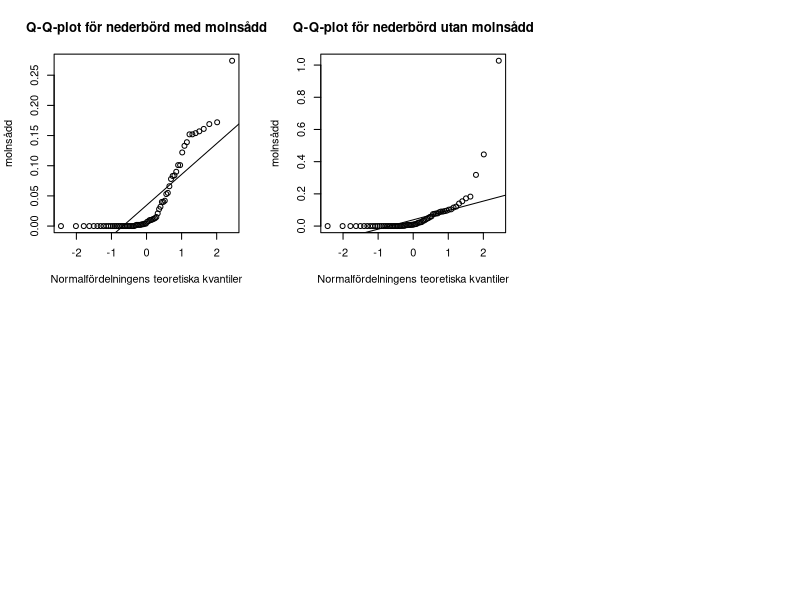
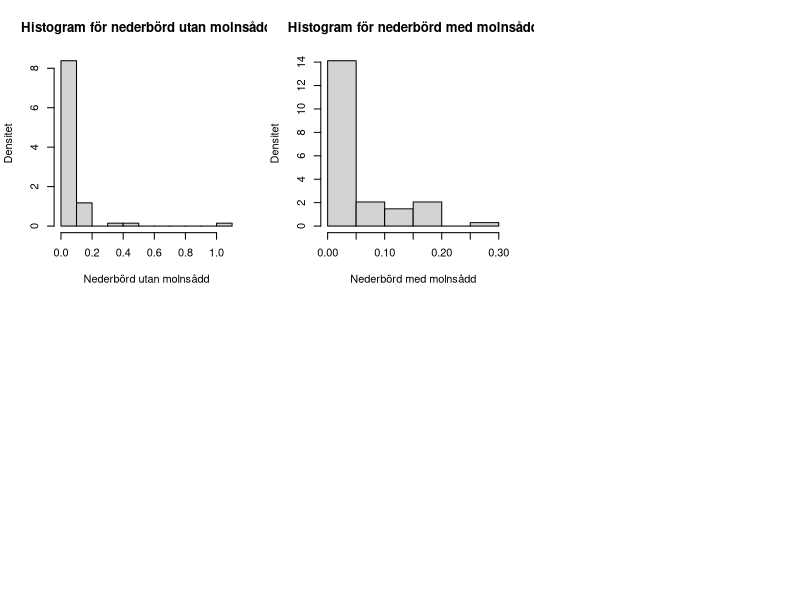
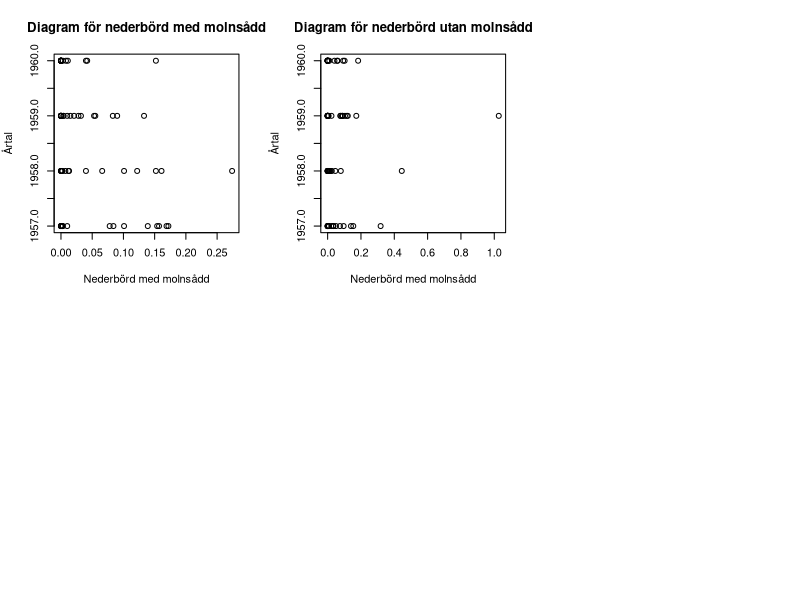
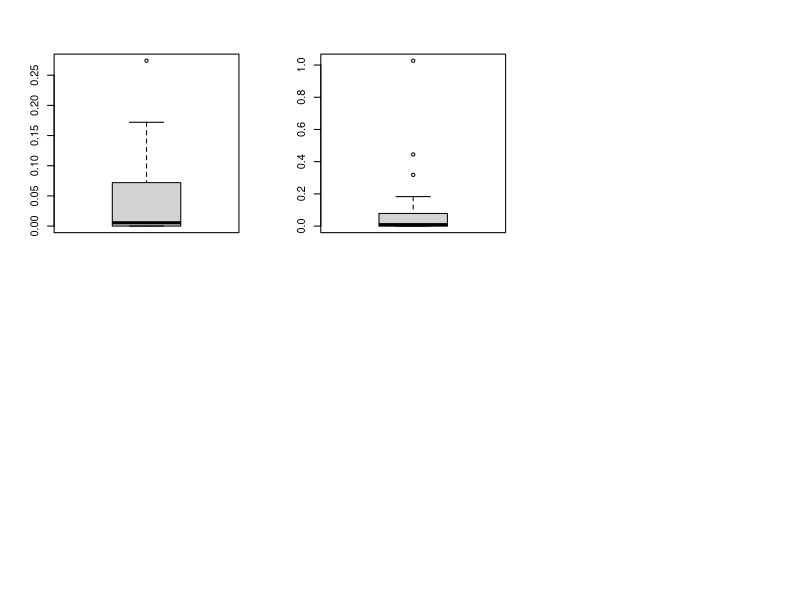
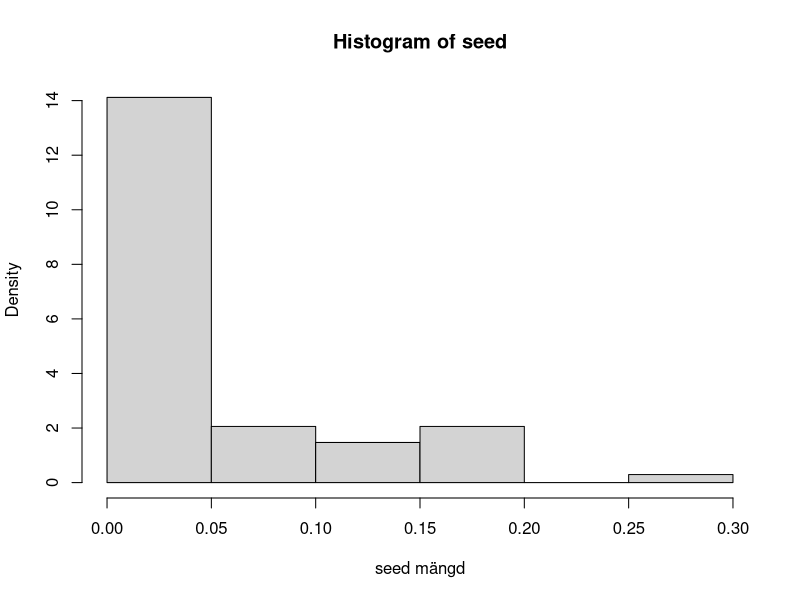
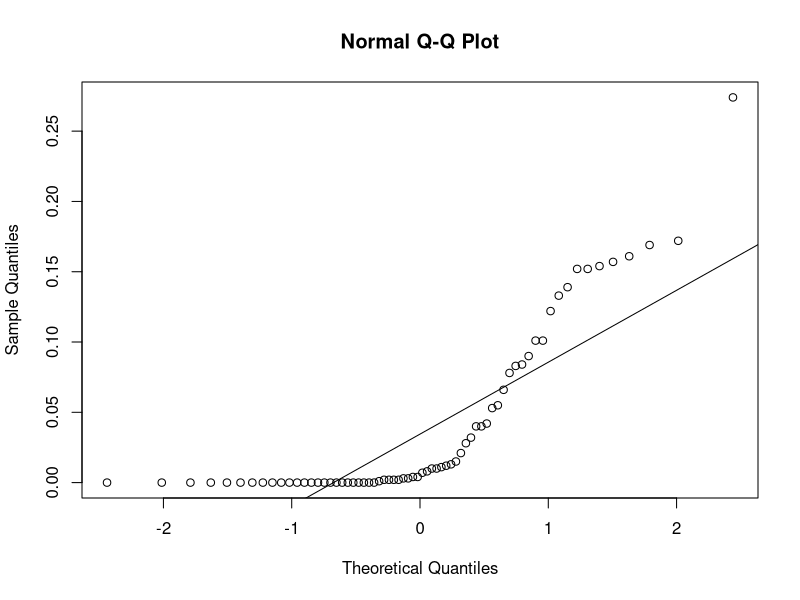
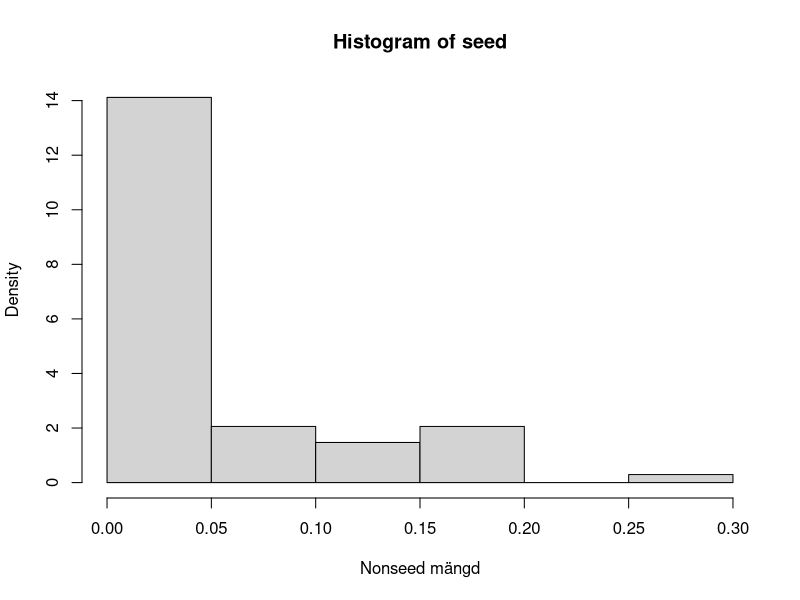
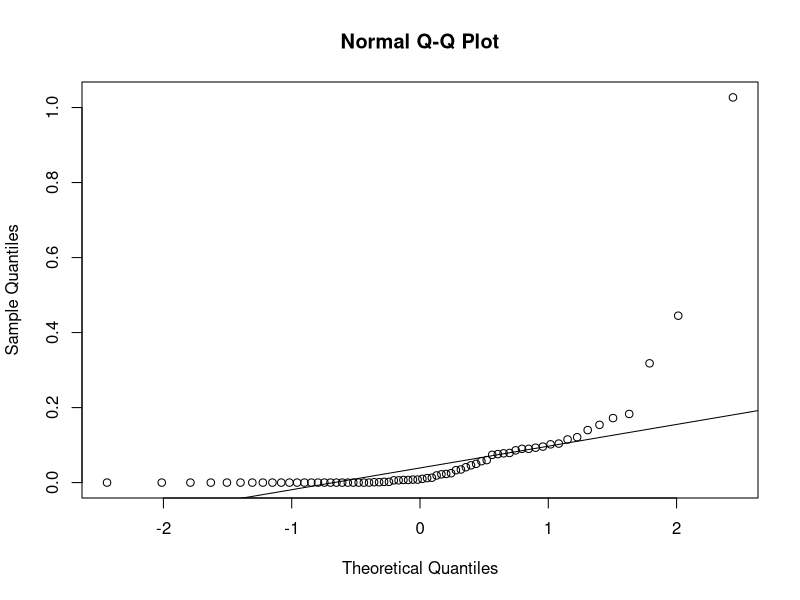

Source code (R) for these figures, in order:
## ---- chunk 1
z <- 1.72 # observerat värde på teststatistika
2 * (1- pnorm(z)) #p-värde för tvåsidigt test
1 - pnorm(z) # p-värde för ensidigt test

## ---- chunk 2
t.test(1:10, alternative = "greater", mu = 4.5, conf.level = 0.9) #p-värde för nollhypotesen är 16,18%
t.test(1:10, alternative = "less", mu = 4.5, conf.level = 0.9) #p-värde för nollhypotesen är 83,82%
t.test(1:10, alternative = "two.sided", mu = 4.5, conf.level = 0.9) #p-värde för nollhypotesen är 32,35%
## ---- chunk 3
#t.test(1:10, 1:10, alternative = "greater", mu = 4.5, conf.level = 0.9)

## ---- chunk 4
x <- rnorm(100,0,0)
y <- rnorm(100,0,0)
t.test(1:10, 1:20, alternative = "greater", mu = 0, conf.level = 0.9) #p-värde för nollhypotesen är 99,76%
t.test(1:10, 1:20, alternative = "greater", mu = 0, var.equal = TRUE, conf.level = 0.9) #p-värde för nollhypotesen med Welch–Satterthwaites metod är 99,07%

## ---- chunk 5
x = 1:10
y = 1:20
d <- x - y
t.test(d, alternative = "greater", mu = 0, conf.level = 0.9) #p-värde för nollhypotesen för parvist beroende stickprov är 99,98%
#t.test(1:10, 1:10, alternative = "greater", mu = 0, paired = TRUE, conf.level = 0.9)
## ---- chunk 6
#set.seed(17761122)
#x <- rnorm(1000,0,6)
wilcox.test(rnorm(10),rnorm(10,2), alternative = "greater", mu = 0, conf.int = TRUE, conf.level = 0.9, exact = FALSE) #p-värde med Wilcoxons teckenrangtest är 99,99%
## ---- chunk 7
x <- c(1,2,3,4,5,6)
y <- c(2,4,6,8,10,12)
wilcox.test(x,y, alternative = "greater", mu = 4.5, conf.level = 0.9) # p-värde är 1
## ---- chunk 8
arizona <- read.csv("arizona.csv", header = FALSE) #Yinyi testa använda denna istället
#arizona <- read.csv("E:\\matematik\\MT4001\\labb\\homework1\\arizona.csv", header = FALSE)
year <- arizona$V1
seed <- arizona$V2
nonseed <- arizona$V3
old_par <- par(mfrow = c(2,3))
qqnorm(seed,main = 'Q-Q-plot för nederbörd med molnsådd', ylab= 'Nederbörd med
molnsådd', xlab= 'Normalfördelningens teoretiska kvantiler')
qqline(seed)
qqnorm(nonseed,main = 'Q-Q-plot för nederbörd utan molnsådd', ylab= 'Nederbörd utan
molnsådd', xlab= 'Normalfördelningens teoretiska kvantiler')
qqline(nonseed)
par(old_par)
old_par <- par(mfrow = c(2,3))
hist(nonseed,prob = TRUE, main = 'Histogram för nederbörd utan molnsådd', ylab =
       'Densitet', xlab = 'Nederbörd utan molnsådd')
hist(seed,prob = TRUE, main = 'Histogram för nederbörd med molnsådd', ylab =
       'Densitet', xlab = 'Nederbörd med molnsådd')
par(old_par)
old_par <- par(mfrow = c(2,3))
plot(seed,year,main = 'Diagram för nederbörd med molnsådd', xlab= '
Nederbörd med molnsådd', ylab = 'Årtal')
plot(nonseed,year,main = 'Diagram för nederbörd utan molnsådd', xlab= '
Nederbörd med molnsådd', ylab = 'Årtal')
par(old_par)
old_par <- par(mfrow = c(2,3))
boxplot(seed)
boxplot(nonseed)
par(old_par)
## ---- chunk 9
hist(seed,probability = TRUE, 
     xlab = "seed mängd")
## ---- chunk 10
qqnorm(seed)
qqline(seed)
## ---- chunk 11
hist(seed,probability = TRUE, 
     xlab = "Nonseed mängd")
## ---- chunk 12
qqnorm(nonseed)
qqline(nonseed)
## ---- chunk 13
wilcox.test(seed,nonseed, alternative = "greater", mu = 0, conf.level = 0.95)
## ---- chunk 14
oregon <- read.csv("oregon.csv", header = FALSE) #Yinyi testa använda denna istället
#oregon <- read.csv("E:\\matematik\\MT4001\\labb\\homework1\\oregon.csv", header = FALSE)
trial <- oregon$V1
typ1 <- oregon$V2
typ2 <- oregon$V3
## ---- chunk 15
nonseed1 <- typ1[trial == 1]
seed1 <- typ1[trial == 2]
nonseed2 <- typ2[trial == 1]
seed2 <- typ2[trial == 2]
